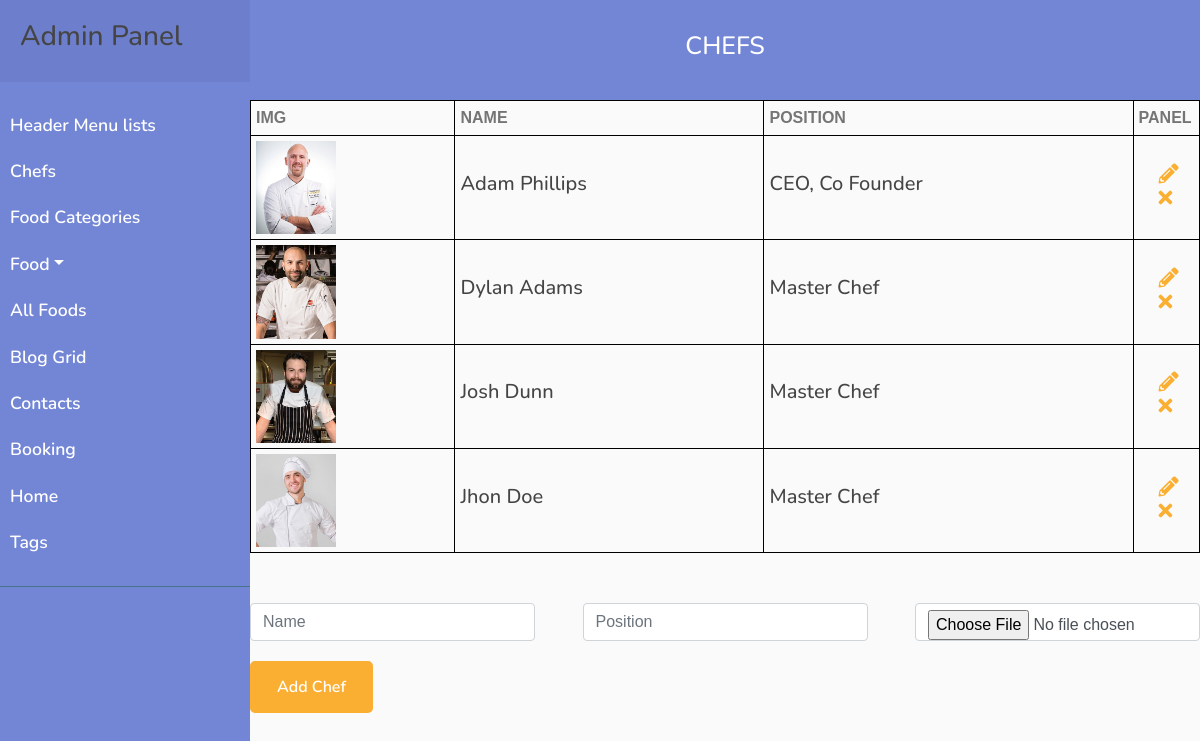
Screenshot of /php/admin/chefs.php with the database file from the repository.
### tables this page shows
CREATE TABLE `chefs` (
  `id` int(16) NOT NULL,
  `name` varchar(256) NOT NULL,
  `position` varchar(256) NOT NULL,
  `img` varchar(256) NOT NULL
);

### php/admin/chefs.php (the view, shortened to what this page needs)
<!DOCTYPE html>
<html lang="en">
<head>
    <link href="https://stackpath.bootstrapcdn.com/bootstrap/4.4.1/css/bootstrap.min.css" rel="stylesheet">
    <link href="https://cdnjs.cloudflare.com/ajax/libs/font-awesome/5.10.0/css/all.min.css" rel="stylesheet">
    <link href="../../lib/animate/animate.min.css" rel="stylesheet">
    <link href="../../lib/owlcarousel/assets/owl.carousel.min.css" rel="stylesheet">
    <link href="../../lib/flaticon/font/flaticon.css" rel="stylesheet">
    <link href="../../lib/tempusdominus/css/tempusdominus-bootstrap-4.min.css" rel="stylesheet" />
    <link href="../../css/style.css" rel="stylesheet">
</head>
<body>
    <div class="admin">
        <?php
        require_once "../../components/adminFoodNav.php";
        ?>
        <div class="admin__section admin__section_header-list">
            <div class="admin__section_head">
                <h3 class="admin__section_title">Chefs</h3>
            </div>
            <div class="admin__section_content">
                <div class="admin__chefs">
                    <table class="admin__table">
                        <tr>
                            <th class="admin__table_title">img</th>
                            <th class="admin__table_title">name</th>
                            <th class="admin__table_title">position</th>
                            <th class="admin__table_title">panel</th>
                        </tr>
                        <?php
                        $query = "SELECT * FROM chefs";
                        $result = mysqli_query($mysqli, $query);
                        while ($row = mysqli_fetch_assoc($result)) {
                        ?>
                            <tr class="admin__section_item">
                                <td class="admin__section_item_td">
                                    <div class="admin__section_img">
                                        <img src="../../img/chefs/<?php echo $row['img'] ?>" alt="<?php echo $row['name'] ?>">
                                    </div>
                                </td>
                                <td class="admin__section_item_td">
                                    <h3 class="admin__section_item_name"><?php echo $row['name'] ?></h3>
                                </td>
                                <td class="admin__section_item_td">
                                    <h3 class="admin__section_item_pos"><?php echo $row['position'] ?></h3>
                                </td>
                                <td class="admin__section_item_td">
                                    <a href="?id=<?php echo $row["id"] ?>">
                                        <i class="example__class admin__icon fas fa-pencil-alt"></i>
                                    </a>
                                    <a href="./chefs/remove.php?id=<?php echo $row["id"] ?>">
                                        <i class="admin__icon fas fa-times"></i>
                                    </a>
                                </td>
                            </tr>
                        <?php } ?>
                    </table>
                </div>
                <?php
                $id = '';
                $name = '';
                $position = '';
                ?>
                <form class="admin__form" action="<?php if (isset($_GET['id'])) {
                                                        echo './chefs/update.php?id=' . $id;
                                                    } else {
                                                        echo './chefs/insert.php';
                                                    } ?>" method="POST" enctype="multipart/form-data">
                    <div class="form__flex">
                        <input class="admin__inp form-control" type="text" name="name" value="<?php echo $name; ?>" placeholder="Name" required>
                        <input class="admin__inp form-control" type="text" name="position" value="<?php echo $position ?>" placeholder="Position" required>
                        <input class="admin__inp form-control" type="file" name="img" <?php if (!isset($_GET['id'])) {
                                                                                            echo 'required';
                                                                                        } ?>>
                    </div>
                    <div>
                        <button class="btn custom-btn admin__form_btn">Add Chef</button>
                    </div>
                </form>
            </div>
        </div>
    </div>
</body>
</html>

### css/style.css (style rules this page uses)
body { color: #757575; background: #ffffff; font-family: 'open sans', sans-serif; }
h1, h2, h3, h4, h5, h6 { color: #454545; font-family: 'Nunito', sans-serif; }
a { font-family: 'Nunito', sans-serif; font-weight: 600; color: #fbaf32; transition: .3s; }
.btn.custom-btn { padding: 12px 25px; font-family: 'Nunito', sans-serif; font-size: 16px; font-weight: 600; color: #ffffff; background: #fbaf32; border: 2px solid #fbaf32; border-radius: 5px; transition: .5s; }
.form__flex { width: 100%; display: flex; justify-content: space-between; }
.admin__inp { width: 30%; }
.admin__form_btn { margin-top: 20px; }
body { font-family: 'Poppins', sans-serif; background: #fafafa; }
.admin { display: flex; justify-content: space-between }
.admin__section { width: calc(100% - 250px); }
.admin__section_head { width: 100%; height: 100px; background: #7386D5; display: flex; justify-content: center; align-items: center; }
.admin__section_title { font-size: 25px; color: #ffffff; text-transform: uppercase; }
.admin__section_content { width: 100%; height: calc(100% - 100px); }
.admin__table { width: 100%; border-collapse: collapse; }
.admin__table_title { text-transform: uppercase; }
.admin__table_title, .admin__section_item_td { padding: 5px; border: 1px solid black; }
.admin__section_item { width: 100%; padding: 10px; }
.admin__section_img { width: 80px; }
.admin__section_img > img { width: 100%; display: block; }
.admin__section_item_name, .admin__section_item_pos { font-size: 20px; }
.admin__section_item_td:last-child { width: 7%; }
.admin__icon { font-size: 20px; cursor: pointer; margin-left: 20px; }
.admin__form { margin-top: 50px; }

### rows the page displays
chefs: img (picture), name "Adam Phillips", position "CEO, Co Founder"
chefs: img (picture), name "Dylan Adams", position "Master Chef"
chefs: img (picture), name "Josh Dunn", position "Master Chef"
chefs: img (picture), name "Jhon Doe", position "Master Chef"
